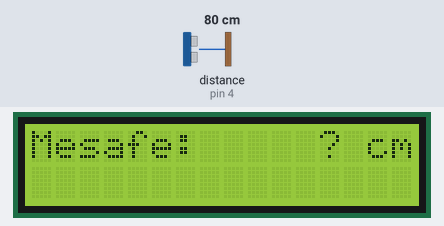
A program run on a simulated Arduino Uno, built with avr-gcc and run on an emulated ATmega328P. On the bench: 16×2 character LCD. Wiring (inferred from the names in the program): ultrasonic range finder: trigger pin 2; echo pin 4. The test bench sets the inputs (shaded band); at power-on: distance to the obstacle (sensor on pin 4) 80 cm. The echo pulse lasts 58.3 µs per cm.

Above: at 1.2 s.
1.3 s: distance to the obstacle (sensor on pin 4) set to 250 cm
At 2.7 s:
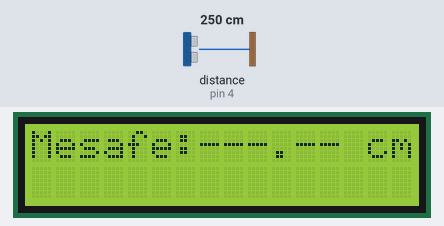
3.0 s: distance to the obstacle (sensor on pin 4) set to 2 cm
At 4.0 s:
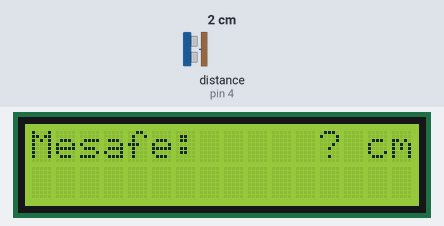
4.5 s: distance to the obstacle (sensor on pin 4) set to 299 cm
At 5.9 s:
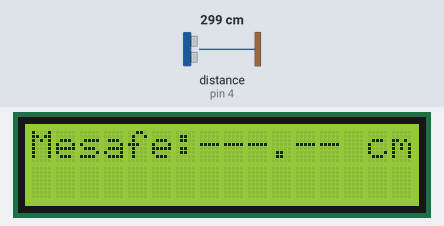
Timing chart, 0 to 7.5 s (numbered marks = the images above; inputs shaded):
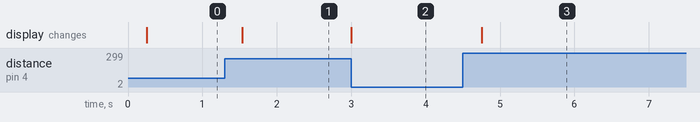

Measured:
- after the input at 1.3 s, the display: changes after 0.24 s (image 1)
- after the input at 3.0 s, the display: changes at once (image 2)
- after the input at 4.5 s, the display: changes after 0.25 s (image 3)

The program:

main.cpp
```cpp
#include <Arduino.h>
#include <LiquidCrystal.h>
#include <math.h> //ne olur ne olmaz "NAN" için ekledik.

//Pinleri tanımladık.
const int TRIG_PIN = 2; //HC-SR04
const int ECHO_PIN = 4; //HC-SR04
const int RS = 14;      //LCD ekran
const int E = 13;       //LCD ekran
const int D4 = 5;       //LCD ekran
const int D5 = 18;      //LCD ekran
const int D6 = 19;      //LCD ekran
const int D7 = 21;      //LCD ekran
LiquidCrystal lcd (RS, E, D4, D5 , D6, D7); //LCD ekran

// Global değerler //
unsigned long lastLCD_t = 0;
const unsigned long intervalLCD_t = 250;
unsigned long lastSense_t = 0;
const unsigned long intervalSense_t = 100;

const int maxTry = 3; //Duruma bağlı değiştirilebilir.
const int Median = 3; //Duruma bağlı değiştirilebilir.
float win[Median];
float temp[Median];
char buf[10];
int count = 0;

void setup() {
  Serial.begin(115200);

  //HC-SR04 pinlerinin görevlerini tanımladık.
  pinMode(TRIG_PIN, OUTPUT);
  pinMode(ECHO_PIN, INPUT);

  //LCD ekranının değişmeyen yazılarını hazırladık.
  lcd.begin(16, 2);
  lcd.setCursor(0,0);
  lcd.print("Mesafe:");
  lcd.setCursor(14, 0);
  lcd.print("cm");
}

float MesafeCM() { //mesafeyi ölçüyor cm cinsinden.

  digitalWrite(TRIG_PIN, LOW);

  delayMicroseconds(2);

  digitalWrite(TRIG_PIN, HIGH);
  delayMicroseconds(10);
  digitalWrite(TRIG_PIN, LOW);


  unsigned long sure = pulseIn(ECHO_PIN, HIGH, 12000); //yaklaşık 2m menzil.

  if (sure == 0) {
    return NAN;
  }

  float mesafe = (sure * 0.0343f) / 2.0f;
  return mesafe;
}

float mesafeCM_Try(int maxTry){ //geçerli sonuç alana kadar deniyor ve 5 deneme sonunda geçerli sonuç alamazsa "NAN" döndürüyor.

  for (int t = 0; t < maxTry; t++)
  {
    float x = MesafeCM();

    if(!isnan(x)) return x;
  }
  return NAN;
}

void sort(float temp[]) { //küçükten büyüğe sıralıyor.

  for (int i = 1; i < Median; i++) {

    float key = temp[i];
    int j = i - 1;

    while (j >= 0 && temp[j] > key) {

      temp[j + 1] = temp[j];
      j--;
    }

    temp[j + 1] = key;
  }
}

float displayValue(int valid, float temp[Median]){

  if (valid == 1)
  {
    return temp[0];
  }

  if (valid == 2)
  {
    return (temp[0]+temp[1])/2 ;
  }

  if (valid == 3)
  {
    sort(temp);
    return temp[Median/2];
  }

  return NAN;
}

void updateSensor(unsigned long now){

  if (now-lastSense_t >= intervalSense_t) // Sensörü zamanı geldiğinde çalıştırıyor.
  {

    float m = mesafeCM_Try(maxTry);

    win[count]=m;
    count=(count + 1) % Median;

    lastSense_t = now;
  }
}

void updateLCD(unsigned long now){

  if (now-lastLCD_t >= intervalLCD_t) // Ekranı zamanı geldiğinde güncelliyor.
  {
    int valid = 0;
    lcd.setCursor(7, 0);

    for (int i = 0; i < Median; i++) //Kayan değerlerimizi(win) geçerliyse geçici(temp) değere kopyaladık.
    {
      if (!isnan(win[i]))
      {
        temp[valid]=win[i];
        valid++;
      }
    }

    float Value = displayValue(valid,temp);

    if( isnan(Value) )
    {
      lcd.print("---.-- ");
    }
    else{
      snprintf(buf, sizeof(buf), "%6.2f", Value);
      lcd.print(buf);
    }

    lastLCD_t = now;
  }
}


void loop() {

  unsigned long now = millis();

  updateSensor(now);

  updateLCD(now);

}
```
